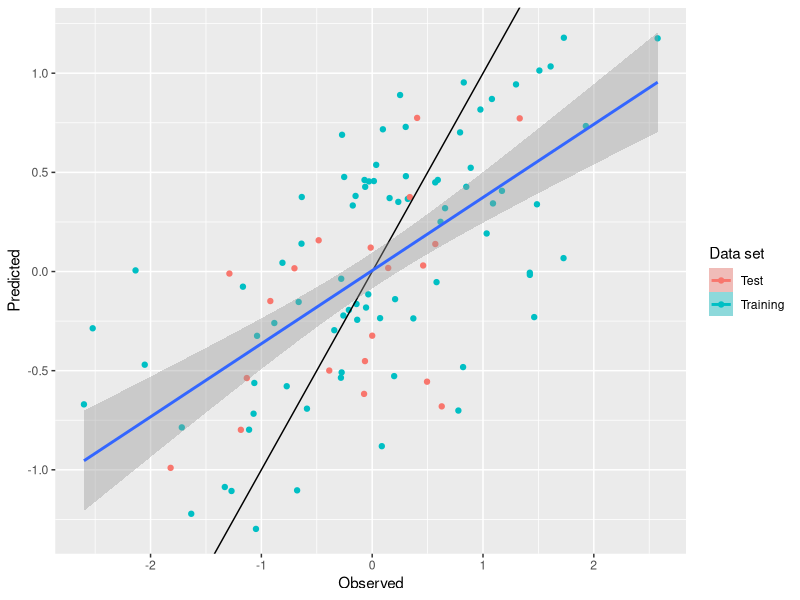
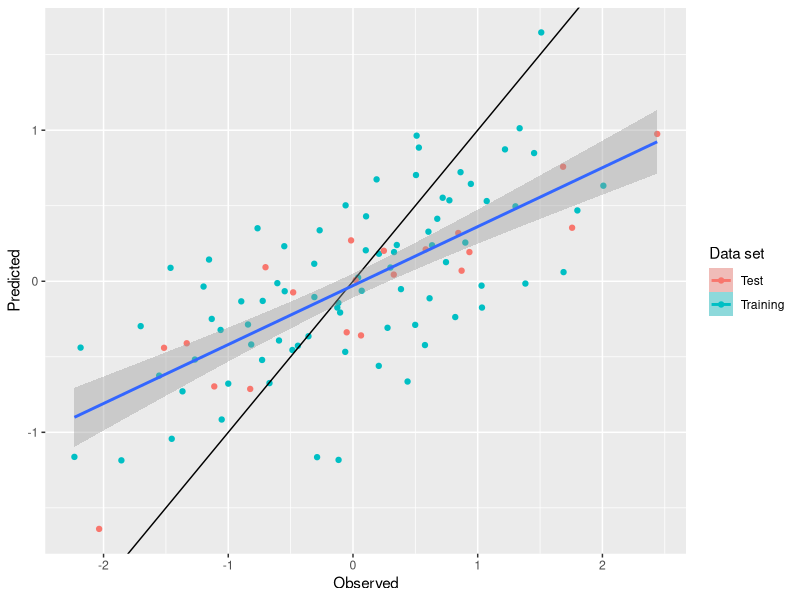
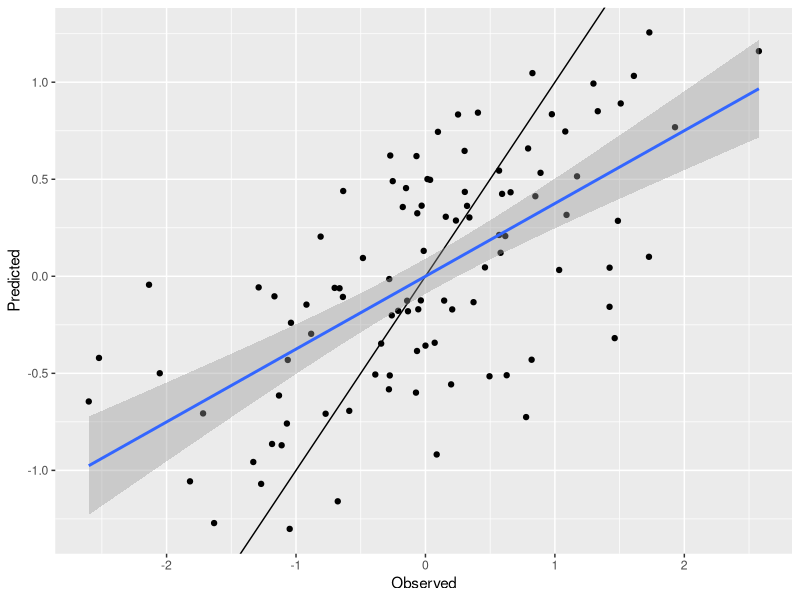
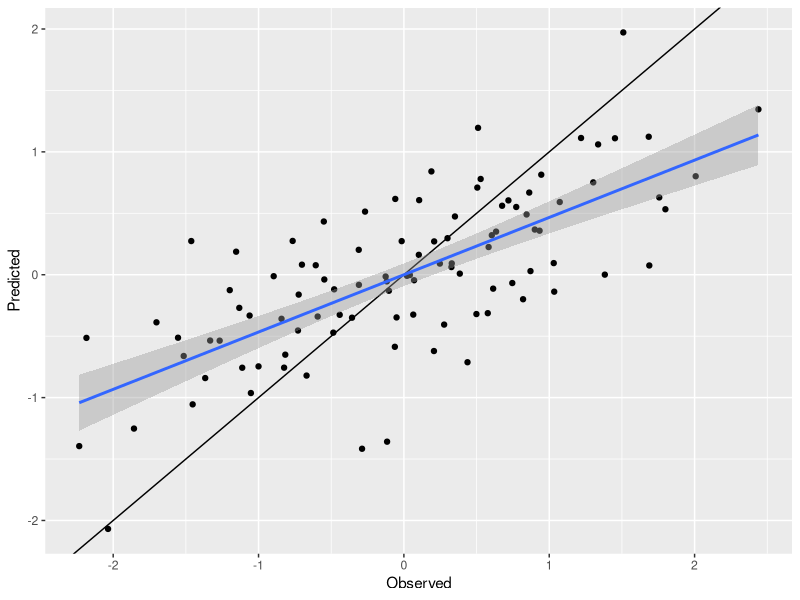

Reproduce these figures in R, in order.
## ---- chunk 1
library(tidyverse)
library(reshape2)
library(ggplot2)
library(cowplot)
library(mvtnorm)
library(corrplot)

rm(list = ls())
## ---- chunk 2
## intetcept
##
beta0 <- 1.0
## regression coefficients
##
beta <- c(1.0, -1.0, 1.0, 0.0, 0.0, 0.0, 0.0, 0.0, 0.0)
## pattern of correlation matrix, all non-zero entries are set to saem
## correlation, covariance matrix caldulated from individual variances and a 
## single association parameter governing the non-zero correlation coefficients
##
## Note: Not just any pattern will work here. The correlation matrix and
## covariance matrix generated from this pattern must be positive definite.
## If you change this pattern, you may get an error when you try to generate
## data with a non-zero association parameter.
##
Rho <- matrix(nrow = 9, ncol = , byrow = TRUE, 
              data = c(1,0,1,0,1,0,1,0,1,
                       0,1,0,1,0,1,0,1,0,
                       1,0,1,0,1,0,1,0,1,
                       0,1,0,1,0,1,0,1,0,
                       1,0,1,0,1,0,1,0,1,
                       0,1,0,1,0,1,0,1,0,
                       1,0,1,0,1,0,1,0,1,
                       0,1,0,1,0,1,0,1,0,
                       1,0,1,0,1,0,1,0,1
                       ))
## vector of standard deviations for covariates
##
sigma <- rep(1, 9)

## construct a covariance matrix from the pattern, standard deviations, and
## one parameter in [-1,1] that governs the magnitude of non-zero correlation
## coefficients
##
## Rho - the pattern of associations
## sigma - the vector of standard deviations
## rho - the association parameter
##
construct_Sigma <- function(Rho, sigma, rho) {
  ## get the correlation matris
  ##
  Rho <- Rho*rho
  for (i in 1:ncol(Rho)) {
    Rho[i,i] <- 1.0
  }
  ## notice the use of matrix multiplication
  ##
  Sigma <- diag(sigma) %*% Rho %*% diag(sigma)
  return(Sigma)
}

## set the random number seed manually so that every run of the code will 
## produce the same numbers
##
set.seed(1234)

n_samp <- 100
cov_str <- rmvnorm(n_samp,
                   mean = rep(0, nrow(Rho)),
                   sigma = construct_Sigma(Rho, sigma, 0.8))

resid <- rep(2.0, n_samp)

y_str <- rnorm(nrow(cov_str), mean = beta0 + cov_str %*% beta, sd = resid)
dat_1 <- data.frame(y_str, cov_str, rep("Strong", length(y_str)))

cov_str <- rmvnorm(n_samp,
                   mean = rep(0, nrow(Rho)),
                   sigma = construct_Sigma(Rho, sigma, 0.8))
y_str <- rnorm(nrow(cov_str), mean = beta0 + cov_str %*% beta, sd = resid)
dat_2 <- data.frame(y_str, cov_str, rep("Strong", length(y_str)))

column_names <- c("y", paste("x", seq(1, length(beta)), sep = ""), "Scenario")
colnames(dat_1) <- column_names
colnames(dat_2) <- column_names

## saving results in scale allows me to use them later for prediction with
## new data
##
scale_1 <- lapply(dat_1[, 1:10], scale)
scale_2 <- lapply(dat_2[, 1:10], scale)

## when assigning the same scaling to a data frame, the scaling attributes
## are lost
##
dat_1[, 1:10] <- lapply(dat_1[, 1:10], scale)
dat_2[, 1:10] <- lapply(dat_2[, 1:10], scale)
## ---- chunk 3
library(glmnet)

lasso <- function(dat, title, holdout = 0.2) {
  x_vars <- model.matrix(y ~ x1 + x2 + x3 + x4 + x5 + x6 + x7 + x8 + x9, 
                         data = dat)[, -1]
  y_var <- dat$y
  
  ## select the training set (a random sample from 50% of the rows)
  ##
  train <- sample(1:nrow(x_vars), nrow(x_vars)*(1.0 - holdout))
  ## construct the text set
  ##
  test <- setdiff(1:nrow(x_vars), train)
  
  ## use a series of different lambda's that cv.glmnet() picks to identify
  ## the best one
  ##
  cv_output <- cv.glmnet(x_vars[train, ], y_var[train])
  
  ## now predict values for the test set and the training set so that we can
  ## compare observations with predictions for both of them
  ## 
  predict_train <- predict(cv_output, x_vars[train, ], s = "lambda.min")
  predict_train_mat <- cbind(y_var[train], predict_train, "Training")
  if (holdout > 0) {
    predict_test <- predict(cv_output, x_vars[test, ], s = "lambda.min")
    predict_test_mat <- cbind(y_var[test], predict_test, "Test")
    predict <- rbind(predict_train_mat, predict_test_mat)
  } else {
    predict <- predict_train_mat
  }
  
  colnames(predict) <- c("Observed", "Predicted", "Data set")
  predict <- as.data.frame(predict)
  predict$Observed <- as.numeric(as.character(predict$Observed))
  predict$Predicted <- as.numeric(as.character(predict$Predicted))
  
  if (holdout > 0) {
    p <- ggplot(predict, aes(x = Observed, y = Predicted, 
                             color = `Data set`, fill = `Data set`))
  } else {
    p <- ggplot(predict, aes(x = Observed, y = Predicted))
  }
  p <- p + geom_point() +
    geom_abline(slope = 1.0, intercept = 0.0) + 
    geom_smooth(aes(group = 1), method = "lm")
    ggtitle(title)
  print(p)

  return(cv_output)
}

## set seed to allow results to be reproduced
##
set.seed(1234)

lasso_1 <- lasso(dat_1, "Data set 1")
lasso_2 <- lasso(dat_2, "Data set 2")
## ---- chunk 4
lasso_1 <- lasso(dat_1, "Data set 1", holdout = 0.0)
lasso_2 <- lasso(dat_2, "Data set 2", holdout = 0.0)

round(coef(lasso_1, s = "lambda.min"), 3)
round(coef(lasso_2, s = "lambda.min"), 3)
## ---- chunk 5
new_data <- data.frame(x1 = 4.0, x2 = 4.0, x3 = 4.0,
                       x4 = 4.0, x5 = 4.0, x6 = 4.0,
                       x7 = 4.0, x8 = 4.0, x9 = 4.0)

## re-scale the new data by subtracting mean and dividing by standard deviation
##
new_data_1 <- (new_data - lapply(scale_1[2:10], attr, "scaled:center")) /
               lapply(scale_1[2:10], attr, "scaled:scale")
new_data_2 <- (new_data - lapply(scale_2[2:10], attr, "scaled:center")) /
               lapply(scale_2[2:10], attr, "scaled:scale")
  
predict_1 <- predict(lasso_1, as.matrix(new_data_1), s = "lambda.min")
predict_2 <- predict(lasso_2, as.matrix(new_data_2), s = "lambda.min")

cat("Prediction from data set 1: ", round(predict_1, 3), "\n",
    "  True answer:              ", beta0 + as.matrix(new_data_1) %*% beta, "\n",
    "Prediction from data set 2: ", round(predict_2, 3), "\n",
    "  True answer:              ", beta0 + as.matrix(new_data_2) %*% beta, "\n", 
    sep = "")
